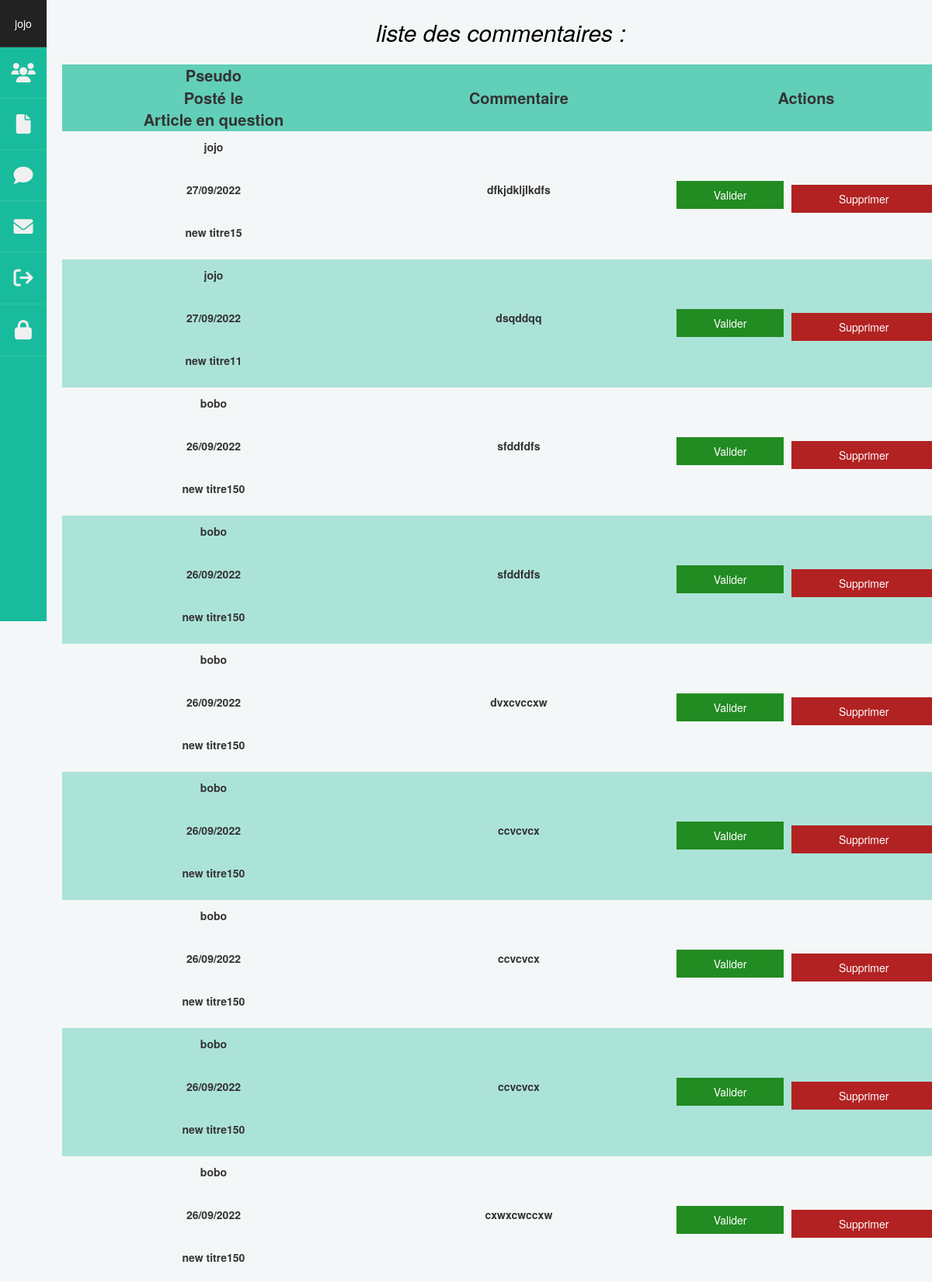
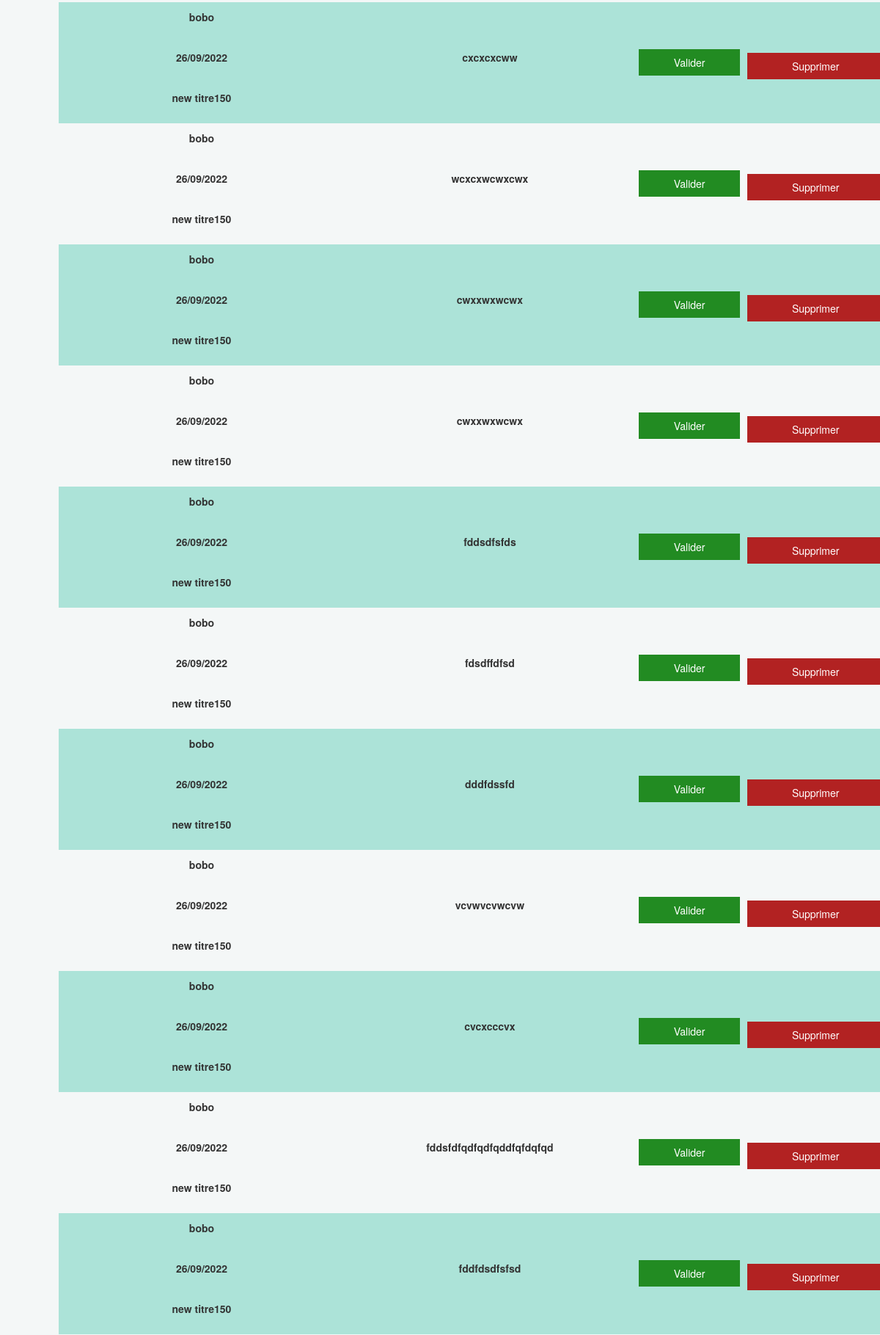
The page /noValidateComment (signed in, upper part) on the database its author committed (2 pictures, top to bottom).
### tables this page shows
CREATE TABLE `commentaire` (
  `id` int(11) UNSIGNED NOT NULL,
  `commentaire` mediumtext NOT NULL,
  `dateCreation` timestamp NOT NULL DEFAULT current_timestamp(),
  `estValide` tinyint(2) NOT NULL DEFAULT 0,
  `utilisateur_id` int(11) NOT NULL,
  `article_id` int(11) NOT NULL
);

CREATE TABLE `utilisateur` (
  `id` int(11) NOT NULL,
  `pseudo` varchar(100) NOT NULL,
  `email` varchar(150) NOT NULL,
  `password` varchar(255) NOT NULL,
  `role` tinyint(1) NOT NULL,
  `dateCreation` timestamp NOT NULL DEFAULT current_timestamp()
);

CREATE TABLE `article` (
  `id` int(11) NOT NULL,
  `titre` varchar(100) NOT NULL,
  `chapo` varchar(255) NOT NULL,
  `contenu` mediumtext NOT NULL,
  `auteur` varchar(100) NOT NULL,
  `dateCreation` datetime NOT NULL DEFAULT current_timestamp(),
  `dateModif` datetime DEFAULT current_timestamp()
);

### src/Controllers/AdminController.php (called while the page is built, shortened)
<?php
class AdminController
{
     public function displayNoValidateComment()
     {
        $adminManager = new \Blog\Models\AdminManager();
        $noValidateComment = $adminManager->noValidateComment();
        require 'src/Views/Admin/noValidateListComment.php';
     }
    }

### src/Models/AdminManager.php (called while the page is built, shortened)
<?php
class AdminManager extends Manager{
    public function noValidateComment()
    {
        $bdd = $this->dbConnect();
         $req = $bdd->prepare("SELECT commentaire.*, DATE_FORMAT(commentaire.dateCreation, '%d/%m/%Y') AS dateCreation, utilisateur.pseudo, article.titre FROM commentaire
         INNER JOIN utilisateur
         ON commentaire.utilisateur_id = utilisateur.id
         INNER JOIN article
         ON commentaire.article_id = article.id
         WHERE commentaire.estValide = 0
         ORDER BY id DESC");
         $req->execute();
         return $req;
    }
}

### src/Views/Admin/noValidateListComment.php (the view, shortened to what this page needs)
<section class="section-article-admin">
    <h1>liste des commentaires :</h1>
    <div class="centrer-tableau">
        <table class="page-list-admin">
            <thead>
                <tr>
                    <th class="display-creation">Pseudo</th>
                    <th class="display-creation">Posté le</th>
                    <th class="display-creation">Article en question</th>
                    <th>Commentaire</th>
                    <th colspan="2">Actions</th>
                </tr>
            </thead>
            <tbody>
                <?php foreach ($noValidateComment as $comment) :?>
                <tr>
                    <td class="display-creation">
                        <p><?= htmlspecialchars($comment['pseudo']) ?></p>
                    </td>
                    <td class="display-creation">
                        <p><?= htmlspecialchars($comment['dateCreation']) ?></p>
                    </td>
                    <td class="display-creation">
                        <p><?= htmlspecialchars($comment['titre']) ?></p>
                    </td>
                    <td>
                        <p class="max-content"><?= htmlspecialchars($comment['commentaire']) ?></p>
                    </td>
                    <div class="btn-comment">
                        <td><a href="validateComment&id=<?= $comment['id']; ?>" class="validate btn-action-admin">Valider</a></td>
                        <td>
                            <a href="deleteComment&id=<?= $comment['id']; ?>" class="delete btn-action-admin-red">Supprimer</a>
                        </td>
                    </div>
                </tr>
                <?php endforeach; ?>
            </tbody>
        </table>
    </div>
</section>
<?php require 'layoutsAdmin/template.php';

### Public/css/styleAdmin.css (style rules this page uses)
:root { --mainColor: #18BC9C; --mainLightColor: #62cfb9; --mainSuperLightColor: #ace3d8; --bodyColor: #f4f7f7; }
body { height: 100%; position: relative; background-color: var(--bodyColor); }
h1 { font-size: 1.5rem; margin: 2rem 0; text-align: center; }
a { text-decoration: none; color: black; }
a, a:hover, a:focus, a:active, a.active { outline: none; }
#main-dashboard-admin h1 { text-align: center; font-size: 3rem; padding: 5px; font-style: italic; color: black; }
.centrer-tableau { margin-bottom: 1rem; }
.page-list-admin { width: 100%; border-collapse: collapse; text-align: center; }
.page-list-admin thead { background-color: var(--mainLightColor); font-size: 1.3rem; }
.page-list-admin td { padding: 1rem 0.5rem; }
.page-list-admin tr:nth-child(even) { background-color: var(--mainSuperLightColor); }
.display-creation { display: none; }
.btn-comment { display: flex; align-items: center; justify-content: space-around; }
.section-article-admin { text-align: center; margin: 1rem; }
.section-article-admin p { font-weight: 700; }
@media screen and (min-width: 768px) { .display-creation { display: block; } }

### rows shown on the page
commentaire: utilisateur.pseudo "jojo", dateCreation "27/09/2022", article.titre "new titre15", commentaire "dfkjdkljlkdfs"
commentaire: utilisateur.pseudo "jojo", dateCreation "27/09/2022", article.titre "new titre11", commentaire "dsqddqq"
commentaire: utilisateur.pseudo "bobo", dateCreation "26/09/2022", article.titre "new titre150", commentaire "sfddfdfs"
commentaire: utilisateur.pseudo "bobo", dateCreation "26/09/2022", article.titre "new titre150", commentaire "sfddfdfs"
commentaire: utilisateur.pseudo "bobo", dateCreation "26/09/2022", article.titre "new titre150", commentaire "dvxcvccxw"
commentaire: utilisateur.pseudo "bobo", dateCreation "26/09/2022", article.titre "new titre150", commentaire "ccvcvcx"
commentaire: utilisateur.pseudo "bobo", dateCreation "26/09/2022", article.titre "new titre150", commentaire "ccvcvcx"
commentaire: utilisateur.pseudo "bobo", dateCreation "26/09/2022", article.titre "new titre150", commentaire "ccvcvcx"
commentaire: utilisateur.pseudo "bobo", dateCreation "26/09/2022", article.titre "new titre150", commentaire "cxwxcwccxw"
commentaire: utilisateur.pseudo "bobo", dateCreation "26/09/2022", article.titre "new titre150", commentaire "cxcxcxcww"
commentaire: utilisateur.pseudo "bobo", dateCreation "26/09/2022", article.titre "new titre150", commentaire "wcxcxwcwxcwx"
commentaire: utilisateur.pseudo "bobo", dateCreation "26/09/2022", article.titre "new titre150", commentaire "cwxxwxwcwx"
commentaire: utilisateur.pseudo "bobo", dateCreation "26/09/2022", article.titre "new titre150", commentaire "cwxxwxwcwx"
commentaire: utilisateur.pseudo "bobo", dateCreation "26/09/2022", article.titre "new titre150", commentaire "fddsdfsfds"
commentaire: utilisateur.pseudo "bobo", dateCreation "26/09/2022", article.titre "new titre150", commentaire "fdsdffdfsd"
commentaire: utilisateur.pseudo "bobo", dateCreation "26/09/2022", article.titre "new titre150", commentaire "dddfdssfd"
commentaire: utilisateur.pseudo "bobo", dateCreation "26/09/2022", article.titre "new titre150", commentaire "vcvwvcvwcvw"
commentaire: utilisateur.pseudo "bobo", dateCreation "26/09/2022", article.titre "new titre150", commentaire "cvcxcccvx"
commentaire: utilisateur.pseudo "bobo", dateCreation "26/09/2022", article.titre "new titre150", commentaire "fddsfdfqdfqdfqddfqfdqfqd"
commentaire: utilisateur.pseudo "bobo", dateCreation "26/09/2022", article.titre "new titre150", commentaire "fddfdsdfsfsd"

### other values the page prints
$_SESSION['pseudo'] "jojo"
